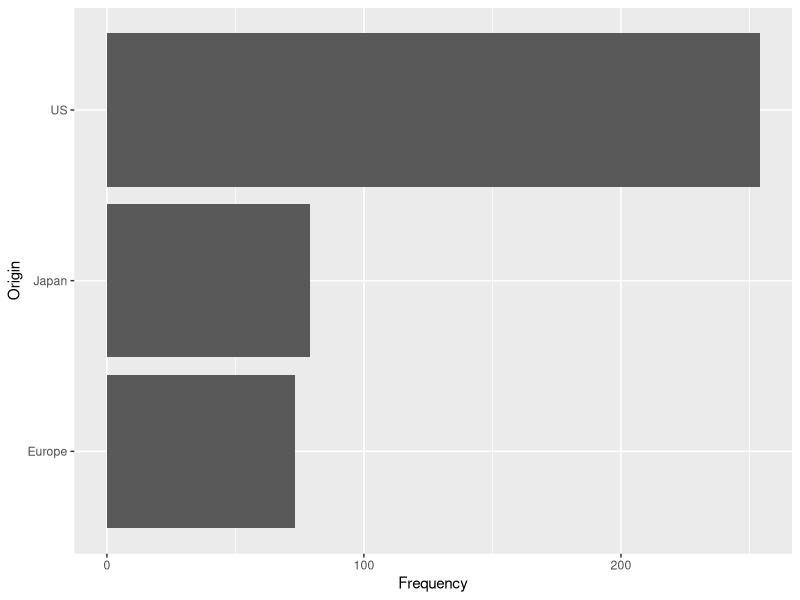
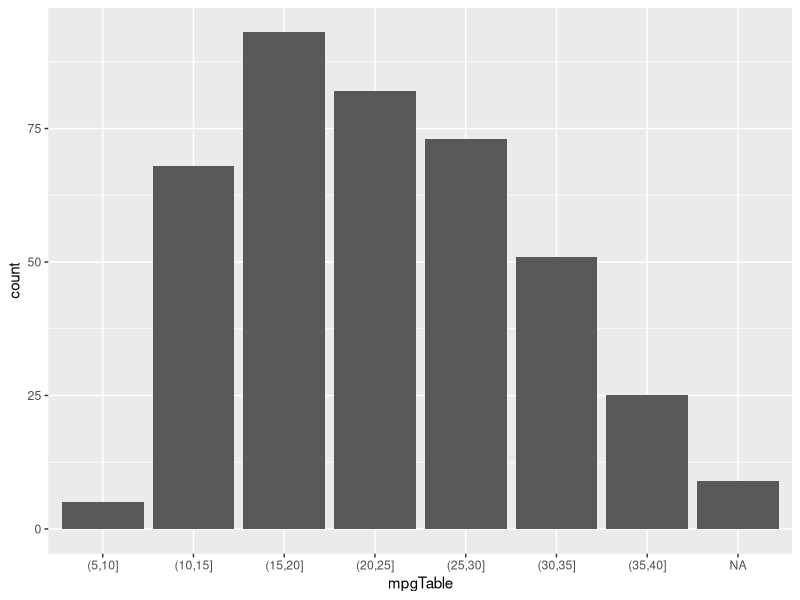

R code for these plots, in order: (Note: this script raises an error after producing the figures.)
library(readr)
library(ggplot2)
library(dplyr)

cars <- read_csv("cars.csv")


originCount <- table(cars$Origin, dnn = "Origin")
originDataFrame <- data.frame(originCount)
colnames(originDataFrame) <- c("Origin", "Frequency")
p <- ggplot(data=originDataFrame, aes(x=Frequency, y=Origin)) + 
  geom_bar(stat="identity")
p

mpgTable <- as.numeric(cars$MPG)
mpgTable
mpgTable <- cut(mpgTable, breaks=c(0, 5, 10, 15, 20, 25, 30, 35, 40))

mpgDf <- data.frame(mpgTable)

histo <- ggplot(mpgDf, aes(x=mpgTable)) + 
  geom_bar()
histo

test <- data.frame(as.numeric(cars$MPG), cars$Origin)
split <- split(test, f = test$cars.Origin)


yeet <- cut(split$Europe$as.numeric.cars.MPG., breaks=c(0, 5, 10, 15, 20, 25, 30, 35, 40))
yiit <- data.frame(yeet)
yiit <- yiit %>%
  mutate(Origin = "Europe")
yiit
yeet2 <- cut(split$Japan$as.numeric.cars.MPG., breaks=c(0, 5, 10, 15, 20, 25, 30, 35, 40))
yiit2 <- data.frame(yeet2)
yiit2 <- yiit2 %>%
  mutate(Origin = "Japan")
yeet3 <- cut(split$USA$as.numeric.cars.MPG., breaks=c(0, 5, 10, 15, 20, 25, 30, 35, 40))
yiit3 <- data.frame(yeet3)
yiit3 <- yiit3 %>%
  mutate(Origin = "USA")

colnames(yiit) <- c("yiit", "Origin")
colnames(yiit2) <- c("yiit", "Origin")

nest <- rbind(yiit, yiit2)

stacked <- ggplot(data=nest, aes(x=yiit, y=1, fill=Origin)) +
  geom_bar(stat="identity")
stacked

